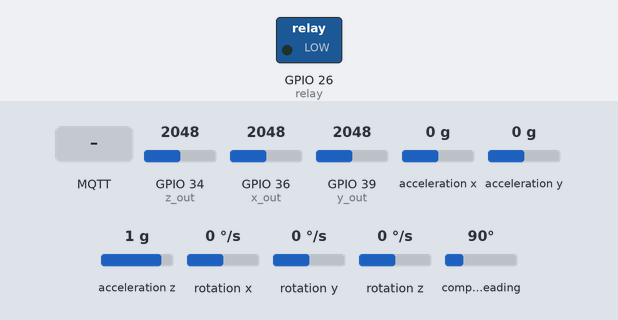
Bench run of a sketch on a simulated ESP32. Parts: switched loads named in the sketch (green lamp = pin HIGH). Inputs (shaded band) come from the test bench; at power-on: GPIO 34 (z_out) = 2048, GPIO 36 (x_out) = 2048, GPIO 39 (y_out) = 2048, acceleration x 0 g, acceleration y 0 g, acceleration z 1 g, rotation x 0 °/s, rotation y 0 °/s, rotation z 0 °/s, compass heading 90°. WiFi joins after 1.5 s; servers stay silent unless stated; no MQTT or app messages arrive unless stated; what the sketch prints to the serial monitor is not drawn.

Above: at 0.0 s.
At 2.7 s:
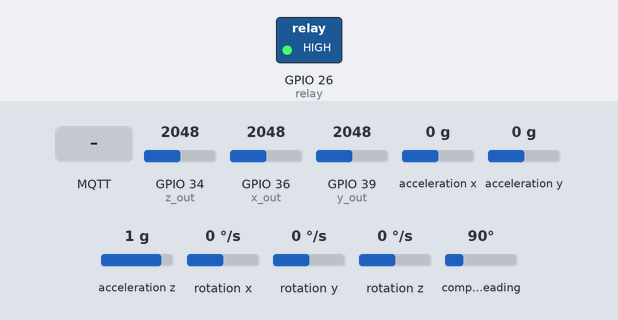
2.8 s: MQTT message "espCAM" arrives on the first subscribed topic
4.7 s: MQTT message "on" arrives on the first subscribed topic
6.3 s: MQTT message "off" arrives on the first subscribed topic
Timing chart, 0 to 9.3 s (numbered marks = the images above; inputs shaded):
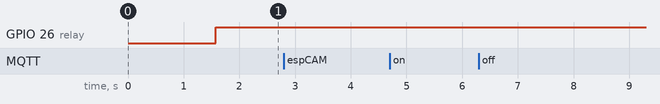

Measured:
- after the input at 2.8 s, every drawn part: stays the same
- after the input at 4.7 s, every drawn part: stays the same
- after the input at 6.3 s, every drawn part: stays the same

The sketch:

final_motion.ino
```cpp
#include <WiFi.h>
#include <PubSubClient.h>
#include <ArduinoJson.h>
#include <Wire.h>
#include <Adafruit_Sensor.h>
#include <Adafruit_BNO055.h>
#include <utility/imumaths.h>
//#include <SoftwareSerial.h>
#include <math.h>
//#include <M5Core2.h>

boolean motion = true;

double roll, pitch, yaw;

const int x_out = A0; /* connect x_out of module to A1 of UNO board */
const int y_out = A3; /* connect y_out of module to A2 of UNO board */
const int z_out = A6; /* connect z_out of module to A3 of UNO board */

// Replace the next variables with your SSID/Password combination
const char* ssid = "SG4-3202";
const char* password = "SG4-3202";
const int relay = 26;

Adafruit_BNO055 bno = Adafruit_BNO055(55, 0x28, &Wire);
int _moisture,sensor_analog;
const int sensor_pin = A0;

const char* mqtt_server = "mqtt.things.ph";
StaticJsonDocument<5000> payload;
StaticJsonDocument<5000> payload_fields;
char combo[5000];


WiFiClient espClient;
PubSubClient client(mqtt_server, 1883, espClient);
long lastMsg = 0;
char msg[50];
int value = 0;

void setup() {
  Serial.begin(115200);
  setup_wifi();
  client.setServer(mqtt_server, 1883);
  client.setCallback(callback);
  pinMode(relay, OUTPUT);
}

void setup_wifi() {
  delay(10);
  // We start by connecting to a WiFi network
  Serial.println();
  Serial.print("Connecting to ");
  Serial.println(ssid);

  WiFi.begin(ssid, password);

  while (WiFi.status() != WL_CONNECTED) {
    delay(500);
    Serial.print(".");
  }

  Serial.println("");
  Serial.println("WiFi connected");
  Serial.println("IP address: ");
  Serial.println(WiFi.localIP());
}

void callback(char* topic, byte* message, unsigned int length) {
//  Serial.print("Message arrived on topic: ");
//  Serial.print(topic);
//  Serial.print(". Message: ");
  String messageTemp;

  for (int i = 0; i < length; i++) {
//    Serial.print((char)message[i]);
    messageTemp += (char)message[i];
  }
  Serial.println(messageTemp);

  // Feel free to add more if statements to control more GPIOs with MQTT

  // If a message is received on the topic esp32/output, you check if the message is either "on" or "off".
  // Changes the output state according to the message
  if (String(topic) == "espCAM") {
    Serial.print("Changing output to ");
    if(messageTemp.substring(59, 60) == "1"){
//      digitalWrite(relay, HIGH);
      motion = true;
      Serial.println("high, off");
    }
    else if (messageTemp.substring(59, 60) == "0") {
//      digitalWrite(relay, LOW);
      motion = false;
      Serial.println("low, on");
    }
  }
}

void reconnect() {
  // Loop until we're reconnected
  while (!client.connected()) {
    Serial.print("Attempting MQTT connection...");
    // Attempt to connect
    if (client.connect("ESP8266Client","64c93f454117d46beb4677d9","UAnvMtslycoTolEQ2r6HahUq")) {
      Serial.println("connected");
      // Subscribe
      client.subscribe("espCAM");
    } else {
      Serial.print("failed, rc=");
      Serial.print(client.state());
      Serial.println(" try again in 5 seconds");
      // Wait 5 seconds before retrying
      delay(5000);
    }
  }
}

void printEvent(sensors_event_t* event) {
    int x_adc_value, y_adc_value, z_adc_value;
    double x_g_value, y_g_value, z_g_value;

    x_adc_value = (analogRead(x_out)-2145)/5 * -1; /* Digital value of voltage on x_out pin */
    y_adc_value = (analogRead(y_out)-1790)/4 * -1; /* Digital value of voltage on y_out pin */
    z_adc_value = (analogRead(z_out)-2228)/4*-1; /* Digital value of voltage on z_out pin */
//    Serial.print("x = ");
//    Serial.print(x_adc_value);
//    Serial.print("\t\t");
//    Serial.print("y = ");
//    Serial.print(y_adc_value);
//    Serial.print("\t\t");
//    Serial.print("z = ");
//    Serial.print(z_adc_value);
//    Serial.println("");

    x_g_value = ( ( ( (double)(x_adc_value * 3.3)/4096) - 1.65 ) / 0.330 ); /* Acceleration in x-direction in g units */
    y_g_value = ( ( ( (double)(y_adc_value * 3.3)/4096) - 1.65 ) / 0.330 ); /* Acceleration in y-direction in g units */
    z_g_value = ( ( ( (double)(z_adc_value * 3.3)/4096) - 1.80 ) / 0.330 ); /* Acceleration in z-direction in g units */

    roll = ( ( (atan2(y_g_value,z_g_value) * 180) / 3.14 ) + 180 ); /* Formula for roll */
    pitch = ( ( (atan2(z_g_value,x_g_value) * 180) / 3.14 ) + 180 ); /* Formula for pitch */
    yaw = ( ( (atan2(x_g_value,y_g_value) * 180) / 3.14 ) + 180 ); /* Formula for yaw */

    payload_fields["tilt"] = x_g_value;

    Serial.print(motion);

    if (motion == true) {
      digitalWrite(relay, HIGH);
    } else {
      if(z_adc_value > 15 || z_adc_value < -15) {
        digitalWrite(relay, HIGH);
      } else {
        if (_moisture < 15) {
          digitalWrite(relay, LOW);
        } else {
          digitalWrite(relay, HIGH);
        }
      }
    }

      sensor_analog = analogRead(sensor_pin);
      _moisture = ( 100 - ( (sensor_analog/4095.00) * 100 ) );
      payload_fields["moisture"] = _moisture;
//      Serial.print("MOISTURE: "); Serial.println(_moisture);
      payload_fields["tilt"] = z_adc_value;
      // payload_fields["ytilt"] = y;
      payload["hardware_serial"] = "espRASPI";
      payload["payload_fields"] = payload_fields;
      serializeJson(payload, combo);
      client.publish("espRASPI", combo);
      delay(200);

   }

void loop() {
  if (!client.connected()) {
    reconnect();
  }
  client.loop();
  sensors_event_t orientationData , angVelocityData , linearAccelData, magnetometerData, accelerometerData, gravityData;
  bno.getEvent(&orientationData, Adafruit_BNO055::VECTOR_EULER);
  bno.getEvent(&angVelocityData, Adafruit_BNO055::VECTOR_GYROSCOPE);
  bno.getEvent(&linearAccelData, Adafruit_BNO055::VECTOR_LINEARACCEL);
  bno.getEvent(&magnetometerData, Adafruit_BNO055::VECTOR_MAGNETOMETER);
  bno.getEvent(&accelerometerData, Adafruit_BNO055::VECTOR_ACCELEROMETER);
  bno.getEvent(&gravityData, Adafruit_BNO055::VECTOR_GRAVITY);

  printEvent(&orientationData);
  //printEvent(&angVelocityData);
  //printEvent(&linearAccelData);
  printEvent(&magnetometerData);
  //printEvent(&accelerometerData);
  //printEvent(&gravityData);

  uint8_t system, gyro, accel, mag = 0;
  bno.getCalibration(&system, &gyro, &accel, &mag);
//  Serial.println();
//  Serial.print(" Gyro=");
//  Serial.print(gyro);
  //Serial.print(" Accel=");
  //Serial.print(accel);
  // Serial.print(" Mag=");
  //Serial.println(mag);

//  Serial.println("--");

  Serial.setTimeout(50);
  long now = millis();
  if (now - lastMsg > 5000) {
    lastMsg = now;
    //Serial.println(combo);
  }
}
```
